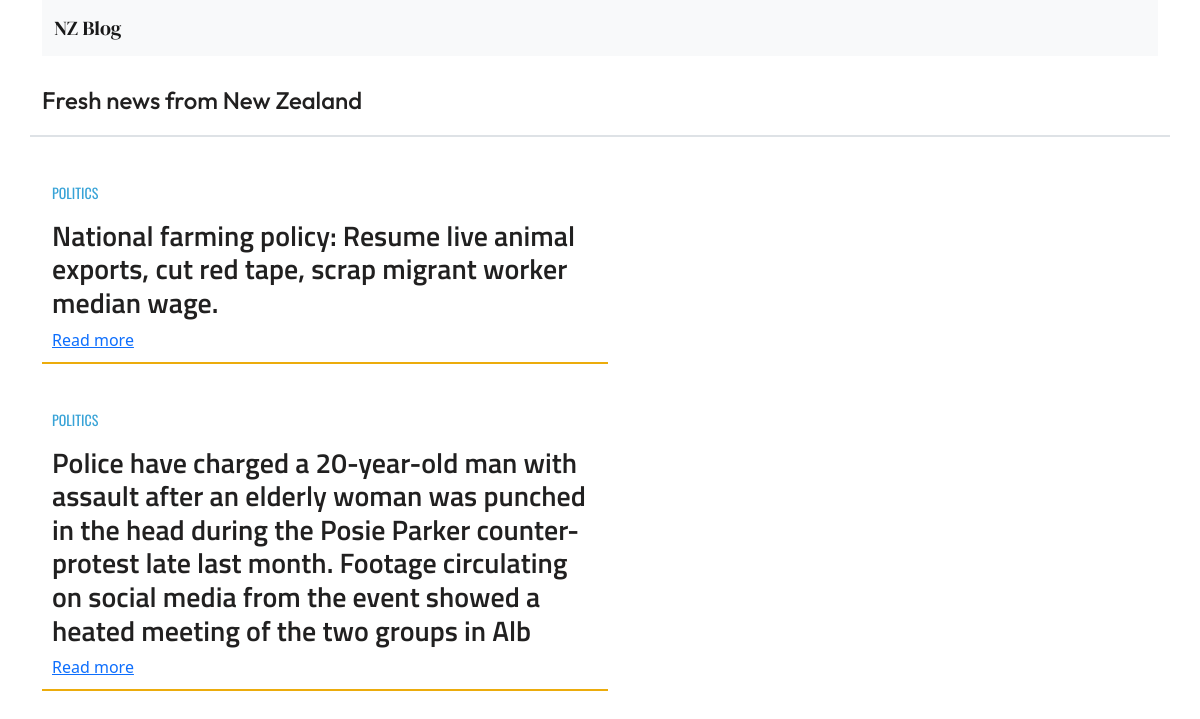
The page / on the database its author committed.
### blog/models.py (models this page shows, shortened)
class Post(models.Model):
	title = models.CharField(max_length=255)
	slug = models.SlugField(max_length=100)
	text = models.TextField()

### blog/views.py (the view)
# urls.py: path('', views.post),
def post(request):
	posts = Post.objects.all()
	return render(request, 'blog/post_list.html', {'posts': posts})

### templates/blog/post_list.html
{% extends 'blog/base.html' %}
{% block content %}
<div>
	{% for post in posts %}
	<div class="title_content">
		<p class="p_content">POLITICS</p>
		<h2 class="text3">{{ post.title }}</h2>
		<a href="{% url 'post_detail' post.slug %}">Read more</a>
	</div>
	{% endfor %}
</div>
{% endblock %}

### static/css/style.css (style rules this page uses)
body { height: 1600px; }
.title_content { margin-right: 550px; padding: 10px; border-bottom: 2px solid; margin-top: 35px; border-color: #ecac0c; }
.text3 { font-size: 28px; font-weight: 600; font-family: 'Titillium Web', sans-serif; }
.p_content { font-size: 14px; color: #38a3d7; font-family: 'Oswald', sans-serif; }

### rows shown on the page
Post: title "National farming policy: Resume live animal exports, cut red tape, scrap migrant worker median wage."
Post: title "Police have charged a 20-year-old man with assault after an elderly woman was punched in the head during the Posie Parker counter-protest late last month. Footage circulating on social media from the event showed a heated meeting of the two groups in Alb"
